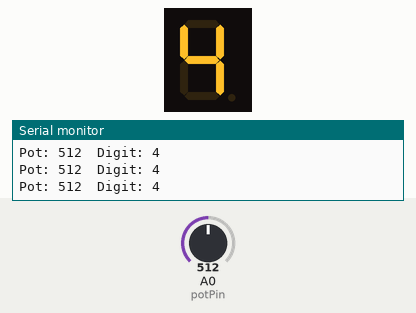
Bench run of a sketch on a simulated Arduino Uno, built with avr-gcc and run on an emulated ATmega328P. Parts: 1-digit seven-segment display, the last lines printed to the serial monitor. Wiring (inferred from the names in the program): 1-digit 7-segment display, segments lit when LOW: segments pin 2, pin 3, pin 4, pin 5, pin 6, pin 7, pin 8. The test bench sets the inputs (shaded band); at power-on: A0 (potPin) = 512. The segment pins are drawn as the display they are named for.

Above: at 1.2 s.
1.3 s: A0 (potPin) set to 716
At 2.1 s:
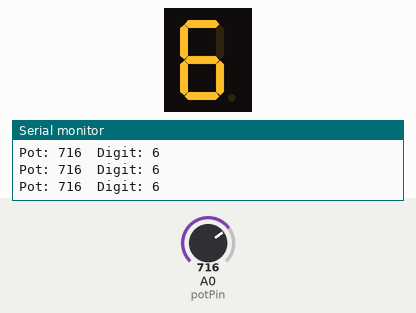
2.8 s: A0 (potPin) set to 900
At 3.5 s:
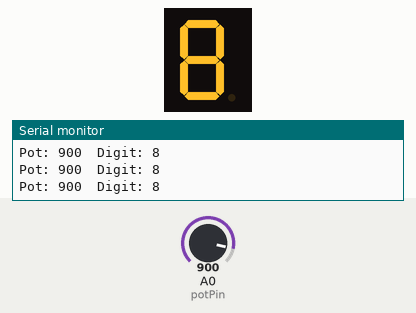
4.3 s: A0 (potPin) set to 1023
At 4.9 s:
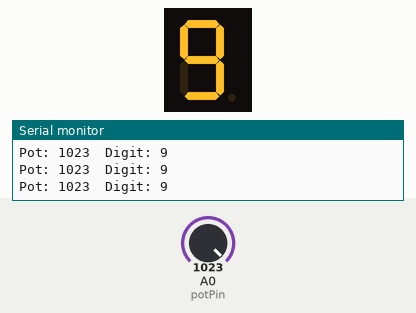
Timing chart, 0 to 7.3 s (numbered marks = the images above; inputs shaded):
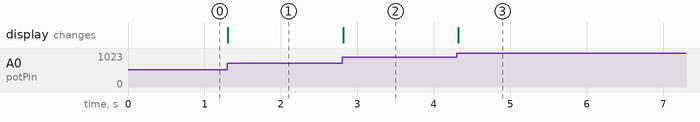

Measured:
- after the input at 1.3 s, the display: changes at once (image 1)
- after the input at 2.8 s, the display: changes at once (image 2)
- after the input at 4.3 s, the display: changes at once (image 3)

The sketch:

Ex8_PartD.ino
```cpp
/*
  Exercise 8 - Part D
  Add the 7-segment display. Use the potentiometer to count up values from 0 to 9.
*/

const int potPin = A0;

// Segment pins: a, b, c, d, e, f, g
const int segPins[] = {2, 3, 4, 5, 6, 7, 8};
const int numSegments = 7;

// Segment patterns for digits 0-9 (1 = on, 0 = off)
//                          a  b  c  d  e  f  g
const byte digits[10][7] = {
  {1, 1, 1, 1, 1, 1, 0},  // 0
  {0, 1, 1, 0, 0, 0, 0},  // 1
  {1, 1, 0, 1, 1, 0, 1},  // 2
  {1, 1, 1, 1, 0, 0, 1},  // 3
  {0, 1, 1, 0, 0, 1, 1},  // 4
  {1, 0, 1, 1, 0, 1, 1},  // 5
  {1, 0, 1, 1, 1, 1, 1},  // 6
  {1, 1, 1, 0, 0, 0, 0},  // 7
  {1, 1, 1, 1, 1, 1, 1},  // 8
  {1, 1, 1, 1, 0, 1, 1}   // 9
};

void displayDigit(int digit) {
  for (int i = 0; i < numSegments; i++) {
    digitalWrite(segPins[i], !digits[digit][i]); // Invert for common anode
  }
}

void setup() {
  for (int i = 0; i < numSegments; i++) {
    pinMode(segPins[i], OUTPUT);
  }
  Serial.begin(9600);
}

void loop() {
  int rawValue = analogRead(potPin);

  // Map 0-1023 to 0-9 (divide into 10 equal bands)
  int digit = rawValue / 103;  // 0-102=0, 103-205=1, ... , 927-1023=9
  if (digit > 9) digit = 9;

  displayDigit(digit);

  Serial.print("Pot: ");
  Serial.print(rawValue);
  Serial.print("  Digit: ");
  Serial.println(digit);

  delay(100);
}
```
